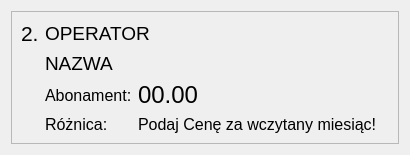
             <widget class="QWidget" name="widget_6" native="true">
              <layout class="QHBoxLayout" name="horizontalLayout_6">
               <item>
                <widget class="QFrame" name="frame_13">
                 <property name="autoFillBackground">
                  <bool>false</bool>
                 </property>
                 <property name="frameShape">
                  <enum>QFrame::StyledPanel</enum>
                 </property>
                 <property name="frameShadow">
                  <enum>QFrame::Raised</enum>
                 </property>
                 <layout class="QGridLayout" name="gridLayout_12">
                  <item row="0" column="0">
                   <widget class="QLabel" name="label_73">
                    <property name="sizePolicy">
                     <sizepolicy hsizetype="Maximum" vsizetype="Preferred">
                      <horstretch>0</horstretch>
                      <verstretch>0</verstretch>
                     </sizepolicy>
                    </property>
                    <property name="font">
                     <font>
                      <pointsize>16</pointsize>
                     </font>
                    </property>
                    <property name="text">
                     <string>2.</string>
                    </property>
                   </widget>
                  </item>
                  <item row="0" column="1" colspan="4">
                   <widget class="QLabel" name="label_74">
                    <property name="sizePolicy">
                     <sizepolicy hsizetype="MinimumExpanding" vsizetype="Preferred">
                      <horstretch>0</horstretch>
                      <verstretch>0</verstretch>
                     </sizepolicy>
                    </property>
                    <property name="font">
                     <font>
                      <pointsize>14</pointsize>
                     </font>
                    </property>
                    <property name="text">
                     <string>OPERATOR</string>
                    </property>
                    <property name="scaledContents">
                     <bool>true</bool>
                    </property>
                    <property name="wordWrap">
                     <bool>false</bool>
                    </property>
                    <property name="openExternalLinks">
                     <bool>true</bool>
                    </property>
                    <property name="textInteractionFlags">
                     <set>Qt::LinksAccessibleByMouse|Qt::TextSelectableByKeyboard|Qt::TextSelectableByMouse</set>
                    </property>
                   </widget>
                  </item>
                  <item row="6" column="1">
                   <widget class="QLabel" name="label_75">
                    <property name="sizePolicy">
                     <sizepolicy hsizetype="Maximum" vsizetype="Preferred">
                      <horstretch>0</horstretch>
                      <verstretch>0</verstretch>
                     </sizepolicy>
                    </property>
                    <property name="font">
                     <font>
                      <pointsize>12</pointsize>
                     </font>
                    </property>
                    <property name="text">
                     <string>Różnica:</string>
                    </property>
                   </widget>
                  </item>
                  <item row="4" column="2">
                   <widget class="QLabel" name="label_76">
                    <property name="sizePolicy">
                     <sizepolicy hsizetype="Maximum" vsizetype="Preferred">
                      <horstretch>0</horstretch>
                      <verstretch>0</verstretch>
                     </sizepolicy>
                    </property>
                    <property name="font">
                     <font>
                      <pointsize>18</pointsize>
                     </font>
                    </property>
                    <property name="frameShape">
                     <enum>QFrame::NoFrame</enum>
                    </property>
                    <property name="frameShadow">
                     <enum>QFrame::Plain</enum>
                    </property>
                    <property name="text">
                     <string>00.00</string>
                    </property>
                    <property name="scaledContents">
                     <bool>false</bool>
                    </property>
                    <property name="textInteractionFlags">
                     <set>Qt::LinksAccessibleByMouse|Qt::TextSelectableByKeyboard|Qt::TextSelectableByMouse</set>
                    </property>
                   </widget>
                  </item>
                  <item row="6" column="2">
                   <widget class="QLabel" name="label_77">
                    <property name="sizePolicy">
                     <sizepolicy hsizetype="Maximum" vsizetype="Preferred">
                      <horstretch>0</horstretch>
                      <verstretch>0</verstretch>
                     </sizepolicy>
                    </property>
                    <property name="font">
                     <font>
                      <pointsize>12</pointsize>
                     </font>
                    </property>
                    <property name="frameShape">
                     <enum>QFrame::NoFrame</enum>
                    </property>
                    <property name="frameShadow">
                     <enum>QFrame::Plain</enum>
                    </property>
                    <property name="text">
                     <string>Podaj Cenę za wczytany miesiąc!</string>
                    </property>
                    <property name="scaledContents">
                     <bool>false</bool>
                    </property>
                    <property name="textInteractionFlags">
                     <set>Qt::LinksAccessibleByMouse|Qt::TextSelectableByKeyboard|Qt::TextSelectableByMouse</set>
                    </property>
                   </widget>
                  </item>
                  <item row="1" column="1" colspan="4">
                   <widget class="QLabel" name="label_78">
                    <property name="sizePolicy">
                     <sizepolicy hsizetype="MinimumExpanding" vsizetype="Preferred">
                      <horstretch>0</horstretch>
                      <verstretch>0</verstretch>
                     </sizepolicy>
                    </property>
                    <property name="font">
                     <font>
                      <pointsize>14</pointsize>
                     </font>
                    </property>
                    <property name="text">
                     <string>&lt;a href=&quot;&quot;&gt;NAZWA&lt;/a&gt;</string>
                    </property>
                    <property name="scaledContents">
                     <bool>true</bool>
                    </property>
                    <property name="wordWrap">
                     <bool>false</bool>
                    </property>
                    <property name="openExternalLinks">
                     <bool>true</bool>
                    </property>
                    <property name="textInteractionFlags">
                     <set>Qt::LinksAccessibleByMouse|Qt::TextSelectableByKeyboard|Qt::TextSelectableByMouse</set>
                    </property>
                   </widget>
                  </item>
                  <item row="4" column="1">
                   <widget class="QLabel" name="label_81">
                    <property name="sizePolicy">
                     <sizepolicy hsizetype="Maximum" vsizetype="Preferred">
                      <horstretch>0</horstretch>
                      <verstretch>0</verstretch>
                     </sizepolicy>
                    </property>
                    <property name="font">
                     <font>
                      <pointsize>12</pointsize>
                     </font>
                    </property>
                    <property name="text">
                     <string>Abonament:</string>
                    </property>
                   </widget>
                  </item>
                 </layout>
                </widget>
               </item>
              </layout>
             </widget>
